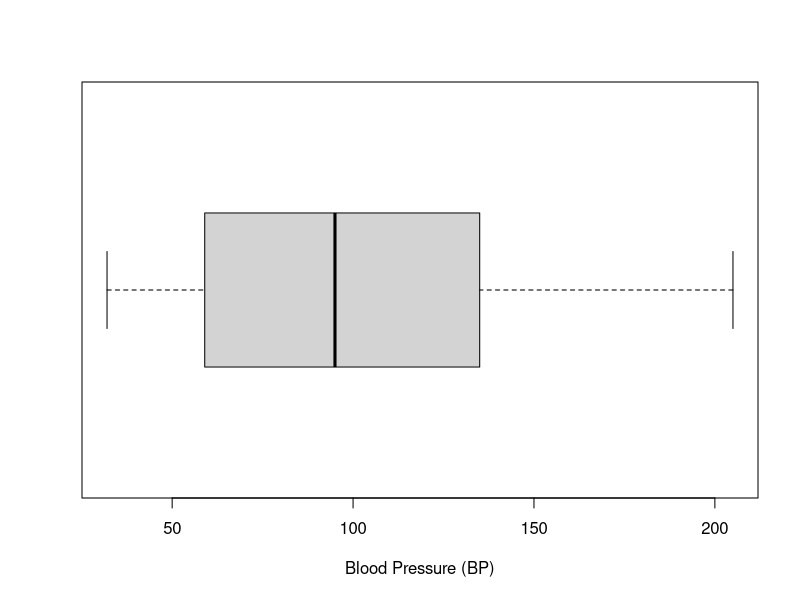
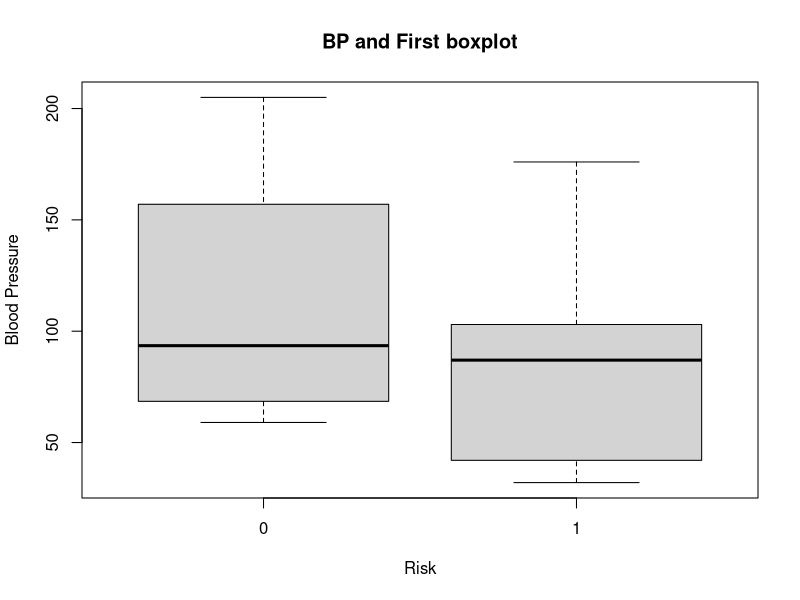
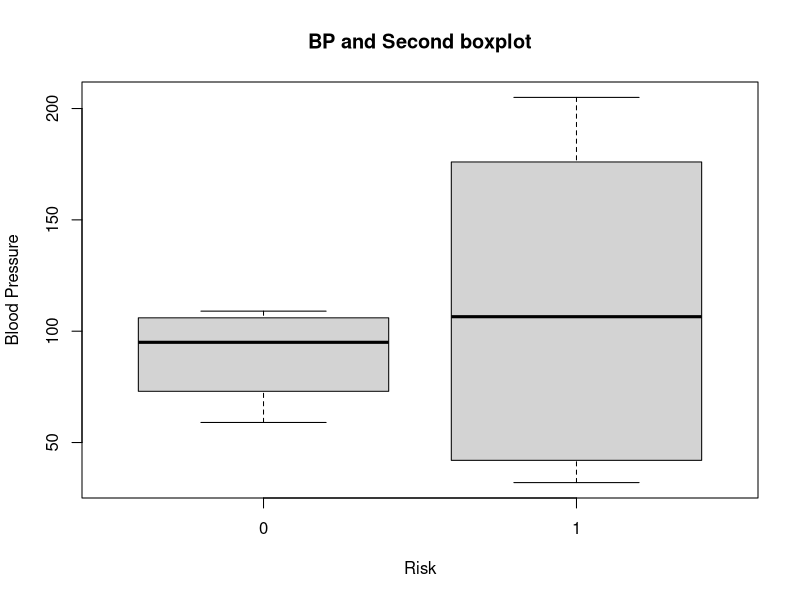
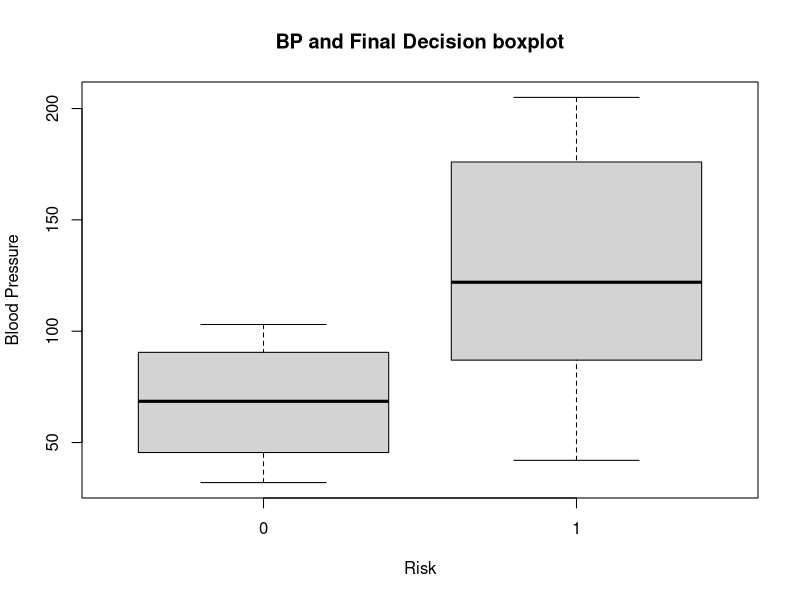
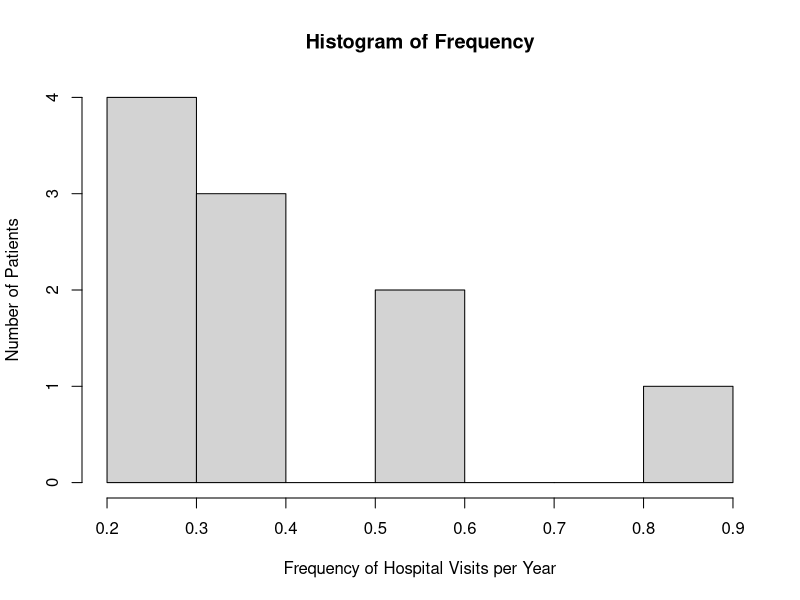
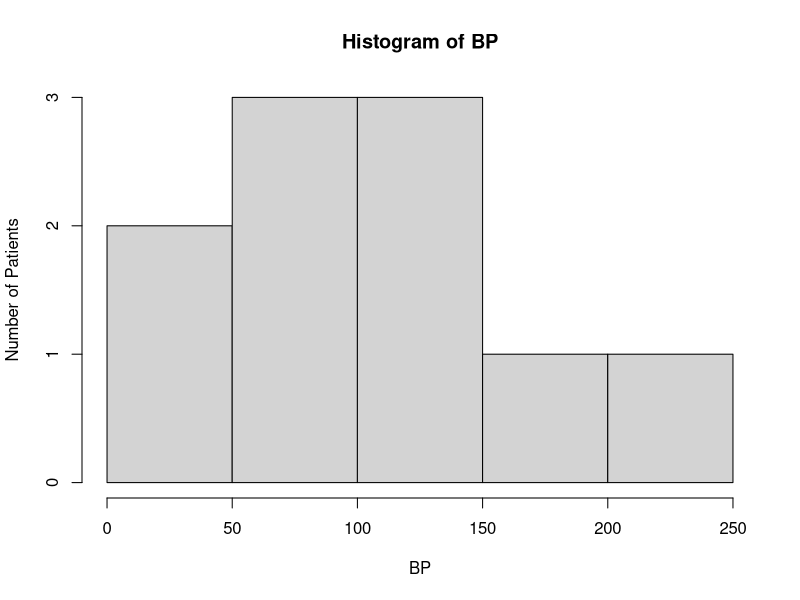

Write R code to recreate these figures, in order.
# data values for 10 hospital patients:
# frequency to hospital over 12 months, blood pressure, first
# doctor assessment, second doctor assessment, final decision by head of ER
# 0=good/low, 1=bad/high
Frequency <- c(0.6,0.3,0.4,0.4,0.2,0.6,0.3,0.4,0.9,0.2)
BP <- c(103,87,32,42,59,109,78,205,135,176)
First <- c(1,1,1,1,0,0,0,0,NA,1)
Second <- c(0,0,1,1,0,0,1,1,1,1)
FinalDecision <- c(0,1,0,1,0,1,0,1,1,1)
# matrix and data.frame
assessments <- cbind(Frequency,BP,First,Second,FinalDecision)
assessments.df <- data.frame(Frequency,BP,First,Second,FinalDecision)
# boxplot of BP values
BPboxplot <- boxplot(BP, horizontal = TRUE,xlab="Blood Pressure (BP)")
# boxplots comparing BP to assessments
boxplot1 <- boxplot(BP~First,
            data=assessments.df,
            main="BP and First boxplot",
            xlab="Risk",
            ylab="Blood Pressure")
boxplot2 <- boxplot(BP~Second,
            data=assessments.df,
            main="BP and Second boxplot",
            xlab="Risk",
            ylab="Blood Pressure")
boxplot3 <- boxplot(BP~FinalDecision,
            data=assessments.df,
            main="BP and Final Decision boxplot",
            xlab="Risk",
            ylab="Blood Pressure")
# histograms
freq_hist <- hist(Frequency,
                  xlab = "Frequency of Hospital Visits per Year",
                  ylab = "Number of Patients")
BP_hist <- hist(BP,
                ylab = "Number of Patients",
                breaks = 5)
